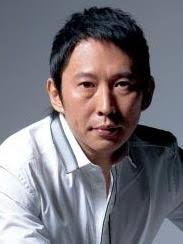
#> input picture idol1/ANd9GcR4eOzDASTIZWnlYoisjJNrJlRULMaETnUaPGYCRAaWOBLbKAPe.jpg, 183 x 244 px
$ jupyter execute --allow-errors 'face recognize.ipynb'   (shell and % lines are left out)
#> lines starting #> are read from the running program, lines starting #| are printed output that depends on the picture
[cell 1]
import requests
#> (the rest of this cell did not finish here and is left out)

[cell 2]
from bs4 import BeautifulSoup
#> (the rest of this cell did not finish here and is left out)

#> (a cell that did not finish here is left out)

#> (a cell that did not finish here is left out)

[cell 5]
dataurl = 'https://www.google.com/search?ei=d3IqXMGIG8y4sQWzuo2IDw&yv=3&q={}&tbm=isch&vet=10ahUKEwiBoPyI68rfAhVMXKwKHTNdA_EQuT0IOSgB.d3IqXMGIG8y4sQWzuo2IDw.i&ved=0ahUKEwiBoPyI68rfAhVMXKwKHTNdA_EQuT0IOSgB&ijn=1&start={}&asearch=ichunk&async=_id:rg_s,_pms:s,_fmt:pc'
def getIdolImg(keyword, dstpath):
#> called with keyword = '鈕承澤', dstpath = 'idol1/'
    for i in range(1):
        res = requests.get(dataurl.format(keyword,i*100))
        soup = BeautifulSoup(res.text, 'lxml')
        for ele in soup.select('img'):
            imageurl = ele.get('src')
            fname = imageurl.split('tbn:')[1]
            with open(dstpath + fname + '.jpg', 'wb') as f:
                res2 = requests.get(imageurl)
                f.write(res2.content)

[cell 6]
import os
os.mkdir('idol1/')

[cell 7]
getIdolImg('鈕承澤', 'idol1/')
#> (the call stopped at in getIdolImg, `res = requests.get(dataurl.format(keyword,i*100))`: the network is not available in this run)

[cell 8]
import os
os.listdir('idol1')[0:8]

[cell 9]
from PIL import Image
img = Image.open('idol1/ANd9GcR4eOzDASTIZWnlYoisjJNrJlRULMaETnUaPGYCRAaWOBLbKAPe.jpg')
#> img is the input picture: PIL image 183x244 RGB; mean R, G, B 118.7, 115.2, 122.5
img

[cell 10]
import cv2 as cv
imgary = cv.imread('idol1/ANd9GcR4eOzDASTIZWnlYoisjJNrJlRULMaETnUaPGYCRAaWOBLbKAPe.jpg')

[cell 11]
imgary

[cell 12]
imgary.shape
#> Out = (244, 183, 3)

[cell 13]
face_cascade = cv.CascadeClassifier('/usr/local/lib/python3.6/site-packages/cv2/data/haarcascade_frontalface_default.xml')

[cell 14]
faces = face_cascade.detectMultiScale(imgary, 1.3, 5)
#> faces = [[54, 46, 98, 98]]

[cell 15]
faces
#> Out = [[54, 46, 98, 98]]

[cell 16]
x,y,w,h = faces[0]
#> x = 54; y = 46; w = 98; h = 98

[cell 17]
crpim = img.crop((x,y, x + w, y + h)).resize((64,64))
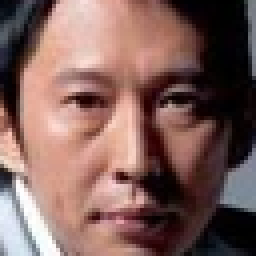
#> crpim: PIL image 64x64 RGB (shown 4 times larger); mean R, G, B 127.8, 96.7, 91.5
crpim

[cell 18]
import os
os.mkdir('idol1_face/')

[cell 19]
import os
srcpath = 'idol1/'
dstpath = 'idol1_face/'
face_cascade = cv.CascadeClassifier('/usr/local/lib/python3.6/site-packages/cv2/data/haarcascade_frontalface_default.xml')
for fname in os.listdir(srcpath):
    img = Image.open(srcpath + fname)
    imgary = cv.imread(srcpath + fname)
    faces = face_cascade.detectMultiScale(imgary, 1.3, 5)
    if len(faces) == 1:
        x,y,w,h = faces[0]
        crpim = img.crop((x,y, x + w, y + h)).resize((64,64))
        crpim.save(dstpath + fname)
    #print(srcpath + fname)

[cell 20]
os.listdir(dstpath)[0:5]

[cell 21]
Image.open('idol1_face/ANd9GcQ4RmDmDwEVskMlCg53N5cREt2Mw2PwPi1mnimBweZMDc-qjBEq.jpg')
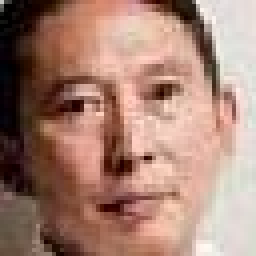
#> input picture NiuChenZerFace/ANd9GcQ4RmDmDwEVskMlCg53N5cREt2Mw2PwPi1mnimBweZMDc-qjBEq.jpg, 64 x 64 px, found by its file name (shown 4 times larger)

[cell 22]
import os
import requests
from bs4 import BeautifulSoup
dataurl = 'https://www.google.com/search?ei=d3IqXMGIG8y4sQWzuo2IDw&yv=3&q={}&tbm=isch&vet=10ahUKEwiBoPyI68rfAhVMXKwKHTNdA_EQuT0IOSgB.d3IqXMGIG8y4sQWzuo2IDw.i&ved=0ahUKEwiBoPyI68rfAhVMXKwKHTNdA_EQuT0IOSgB&ijn=1&start={}&asearch=ichunk&async=_id:rg_s,_pms:s,_fmt:pc'

def getIdolImg(keyword, dstpath):
#> called with keyword = '鈕承澤', dstpath = 'NiuChenZer/'
    for i in range(6):
        res = requests.get(dataurl.format(keyword, i * 100))
        soup = BeautifulSoup(res.text, 'lxml')
        for ele in soup.select('img'):
            imgurl = ele.get('src')
            fname  = imgurl.split('tbn:')[1]
            with open(dstpath + fname + '.jpg', 'wb') as f:
                res2 = requests.get(imgurl)
                f.write(res2.content)
#> (the call stopped at in getIdolImg, `res = requests.get(dataurl.format(keyword, i * 100))`: the network is not available in this run)
#> (the call stopped at in getIdolImg, `res = requests.get(dataurl.format(keyword, i * 100))`: the network is not available in this run)

[cell 23]
if not os.path.exists('NiuChenZer/'):
    os.mkdir('NiuChenZer/')
getIdolImg('鈕承澤', 'NiuChenZer/')

[cell 24]
if not os.path.exists('ChuChungHeng'):
    os.mkdir('ChuChungHeng/')
getIdolImg('屈中恆', 'ChuChungHeng/')

[cell 25]
if not os.path.exists('SungShaoChing'):
    os.mkdir('SungShaoChing/')
getIdolImg('宋少卿', 'SungShaoChing/')
#> (the call stopped at in getIdolImg, `res = requests.get(dataurl.format(keyword, i * 100))`: the network is not available in this run)

[cell 26]
import cv2 as cv
from PIL import Image

def extractFace(srcpath, dstpath):
    if not os.path.exists(srcpath):
        os.mkdir(srcpath)
    if not os.path.exists(dstpath):
        os.mkdir(dstpath)
    face_cascade = cv.CascadeClassifier('/usr/local/lib/python3.6/site-packages/cv2/data/haarcascade_frontalface_default.xml')
    for fname in os.listdir(srcpath):
        img = Image.open(srcpath + fname)
        imgary = cv.imread(srcpath + fname)
        faces = face_cascade.detectMultiScale(imgary, 1.3, 5)
        if len(faces) == 1:
            x,y,w,h = faces[0]
            crpim = img.crop((x,y, x + w, y + h)).resize((64,64))
            crpim.save(dstpath + fname)

[cell 27]
srcpath = 'NiuChenZer/'
dstpath = 'NiuChenZerFace/'
extractFace(srcpath, dstpath)

[cell 28]
srcpath = 'ChuChungHeng/'
dstpath = 'ChuChungHengFace/'
extractFace(srcpath, dstpath)

[cell 29]
srcpath = 'SungShaoChing/'
dstpath = 'SungShaoChingFace/'
extractFace(srcpath, dstpath)

[cell 30]
from keras.models import Sequential
from keras.layers import Conv2D
from keras.layers import MaxPooling2D
from keras.layers import Flatten
from keras.layers import Dense

# Initialising the CNN
#> (the rest of this cell did not finish here and is left out)

[cell 31]
from keras.preprocessing.image import ImageDataGenerator

#> (the rest of this cell did not finish here and is left out)

#> (a cell that did not finish here is left out)

#> (a cell that did not finish here is left out)

#> (a cell that did not finish here is left out)

#> (a cell that did not finish here is left out)

[cell 36]
from PIL import Image
im = Image.open('whoami.jpg')
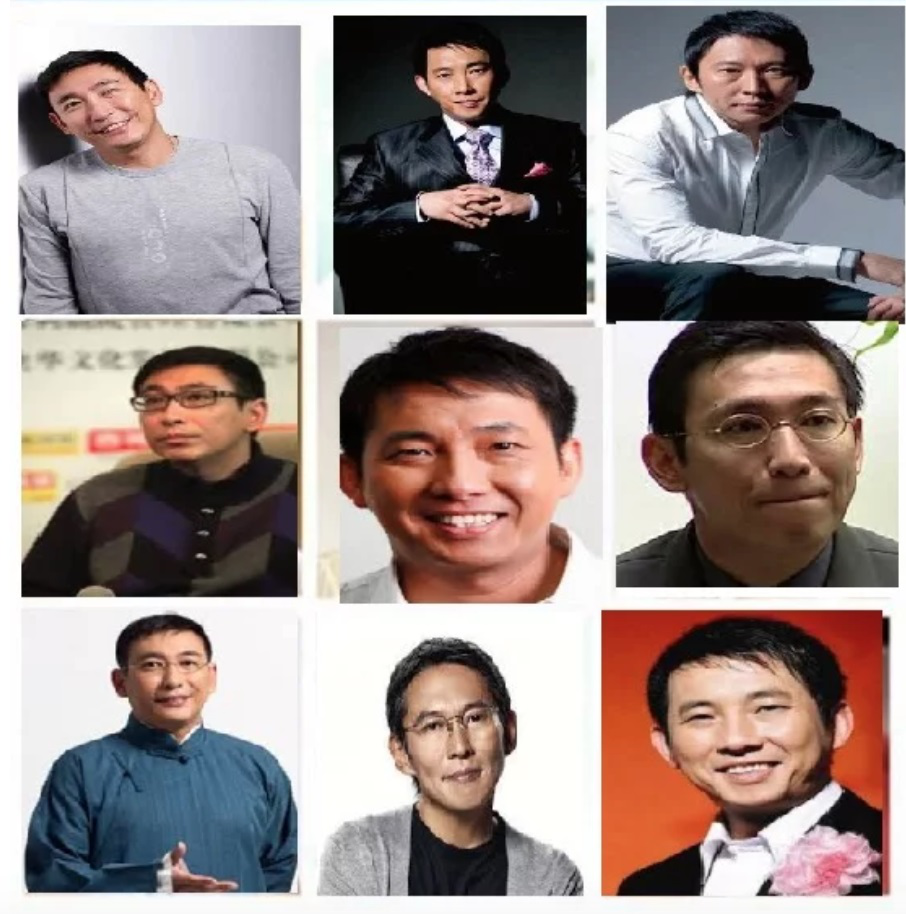
#> input picture whoami.jpg, 906 x 914 px
#> im is the input picture: PIL image 906x914 RGB; mean R, G, B 151.6, 138.1, 135
im

[cell 37]
from PIL import Image
import cv2 as cv
face_cascade = cv.CascadeClassifier('/usr/local/lib/python3.6/site-packages/cv2/data/haarcascade_frontalface_default.xml')

img = cv.imread('whoami.jpg')
#> img: shape (914, 906, 3)
faces = face_cascade.detectMultiScale(img, 1.2, 3)
#> faces = [[424, 42, 76, 76], [125, 628, 91, 91], [702, 33, 97, 97], [47, 60, 94, 94], [125, 361, 101, 101], [394, 673, 123, 123], [658, 647, 163, 163], [688, 349, 190, 190], [354, 369, 203, 203]]
faces
#> Out has the same summary as faces
